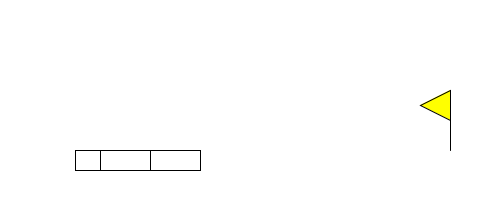
Frame 1 (no input)
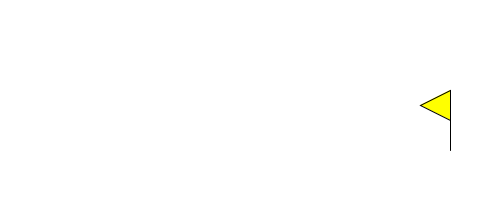
Frame 60 (the mouse pressed at the canvas centre just before this capture)
Frame 120 (the mouse held since frame 60 and released just before this capture): identical to frame 60, image omitted

The Processing sketch that drew these frames (run headless with seeded random() and noise(); from frame 60 on, the mouse is pressed at the canvas centre):

// Processing sketch: processing_164014
// ── processing_164014.pde

int d0;
int d1;
int d2;
int c=25;
int i = 0;

void setup () {
 size (500,200);
d0=50; d1=d0+50; d2=d1+50;
frameRate(10);
}

void draw() { 
 background(255); 
  banderita(450,150);
  
  if(i % 3 == 0){
    segmento(d0 + c, 150, 50 - c, 20);
    segmento(d1, 150, 50, 20);
    segmento(d2, 150, 50, 20);
    d0 = d0+c;
  }
  
  if(i % 3 == 1){
    segmento(d0,150,50,20);
    segmento(d1 + c, 150,50 - c,20);
    segmento(d2,150,50,20);
    d1 = d1 + c;
  } 
  
  if(i % 3 == 2){
    segmento(d0,150,50,20);
    segmento(d1,150,50,20);
    segmento(d2 + c,150,50-c,20);
    d2 = d2 + c;
  }
  
  i = i + 1;
}

void segmento (int xi, int yi, int ancho, int alto){
 rect(xi,yi,ancho,alto); 
}

void banderita(float Xi, float Yi){
line(Xi,Yi,Xi,Yi-60);
fill(255,255,0);
triangle(Xi,Yi-60, Xi-30,Yi-45,Xi,Yi-30);
noFill(); 
}
